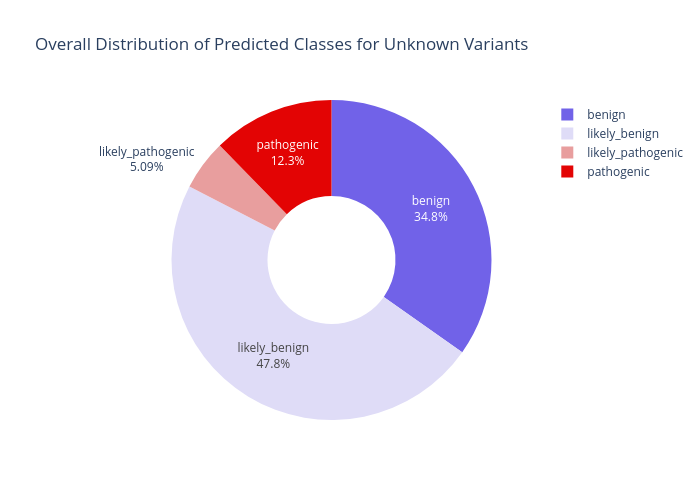

Source (notebook cell):
### Code cell
color_map = {
    "benign": "#7162e8",
    "likely_benign": "#dfdcf7",
    "likely_pathogenic": "#e89e9e",
    "pathogenic": "#e30404"
}
fig = px.pie(
    unknown_predictions_df,
    names="predicted_pathogenicity",
    title="Overall Distribution of Predicted Classes for Unknown Variants",
    hole=0.4,
    color="predicted_pathogenicity",
    color_discrete_map=color_map,
    category_orders={"predicted_pathogenicity": ["benign", "likely_benign", "likely_pathogenic", "pathogenic"]},
    width=700, height = 500

)
fig.update_traces(textinfo='percent+label')
fig.show()

### Figure 1 — Plotly figure (JSON) as saved in the notebook; plotly's stock layout.template omitted (floating-point values rounded to 4 significant figures; data arrays with more than 128 entries replaced by an {"elided": "..."} marker saying what was removed)
{"data": [{"customdata": {"elided": "805x1 str values"}, "direction": "clockwise", "domain": {"x": [0.0, 1.0], "y": [0.0, 1.0]}, "hole": 0.4, "hovertemplate": "predicted_pathogenicity=%{customdata[0]}<extra></extra>", "labels": {"elided": "805 str values"}, "legendgroup": "", "marker": {"colors": {"elided": "805 str values"}}, "name": "", "showlegend": true, "sort": false, "type": "pie", "textinfo": "percent+label"}], "layout": {"legend": {"tracegroupgap": 0}, "title": {"text": "Overall Distribution of Predicted Classes for Unknown Variants"}, "height": 500, "width": 700}}
